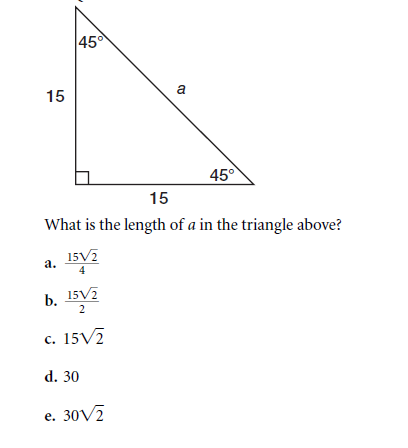
#> input picture IMGTEST/039.png, 408 x 448 px, found by its file name
$ jupyter execute _______workingAlgorithmTest.ipynb
#> lines starting #> are read from the running program, lines starting #| are printed output that depends on the picture; after the words box and inside, x2 and y2 are one past the last pixel; in counts of white or black regions, pixels touching at a corner belong together
[cell 1]
import cv2
import numpy as np
import matplotlib.pyplot as plt

def preprocess_image(image_path):
    image = cv2.imread(image_path, cv2.IMREAD_GRAYSCALE)
#> image: shape (448, 408); min 0, max 255, mean 251.5
    if image is None:
        raise FileNotFoundError(f"Image not found at {image_path}")

    plt.figure(figsize=(5, 5))
    plt.imshow(image, cmap='gray')
    plt.title("Step 1: Original Grayscale")
    plt.axis("off")
    plt.show()
    cv2.imwrite("step1_grayscale.png", image)

    binary = cv2.adaptiveThreshold(image, 255, cv2.ADAPTIVE_THRESH_GAUSSIAN_C,
                                   cv2.THRESH_BINARY_INV, 9, 3)
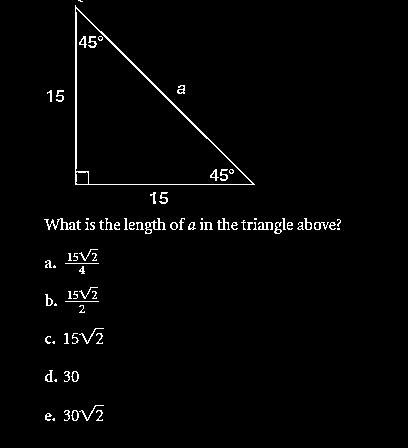
#> binary: shape (448, 408); 1.9% white in thin lines or dots, all inside (x1, y1, x2, y2) = (44, 0, 341, 421)
    plt.figure(figsize=(5, 5))
    plt.imshow(binary, cmap='gray')
    plt.title("Step 2: Binary (Adaptive Threshold)")
    plt.axis("off")
    plt.show()
    cv2.imwrite("step2_binary.png", binary)

    return binary

def find_contours_manual(binary):
    height, width = binary.shape
#> height = 448; width = 408
    visited = np.zeros((height, width), dtype=bool)
    contours = []

    def edge_follow(x, y):
        contour = []
        stack = [(x, y)]
        while stack:
            cx, cy = stack.pop()
            if (0 <= cx < height and 0 <= cy < width and
                not visited[cx, cy] and binary[cx, cy] == 255):
                visited[cx, cy] = True
                contour.append((cx, cy))
                # Check all 8 neighbors for a more complete contour
                for dx in [-1, 0, 1]:
                    for dy in [-1, 0, 1]:
                        if dx == 0 and dy == 0:
                            continue
                        nx, ny = cx + dx, cy + dy
                        if (0 <= nx < height and 0 <= ny < width and
                            not visited[nx, ny] and binary[nx, ny] == 255):
                            stack.append((nx, ny))
        return contour

    for i in range(height):
        for j in range(width):
            if binary[i, j] == 255 and not visited[i, j]:
                contour = edge_follow(i, j)
                if len(contour) > 200:  # Minimum size to filter noise
                    contours.append(contour)

    # Sort contours by area (number of points)
    contours.sort(key=len, reverse=True)
    return contours[:4]  # Return top 2 largest contours

def detect_largest_contour(image_path):
    binary = preprocess_image(image_path)

    contours = find_contours_manual(binary)
#> contours = 1 item
    if not contours:
        print("No contours found.")
        return

    if len(contours) < 1:
        print("No valid contours found.")
        return

    # Step 3: Visualize detected contours on binary image with color
    # Convert grayscale to RGB for color display
    contour_image = cv2.cvtColor(binary, cv2.COLOR_GRAY2RGB)
    colors = [(255, 0, 0), (0, 255, 0), (0, 0, 255), (255, 255, 0)]  # Red, Green, Blue, Yellow
    for idx, contour in enumerate(contours):
        if idx < len(colors):
            coords = np.array(contour, dtype=np.int32)
            cv2.polylines(contour_image, [coords], isClosed=True, color=colors[idx], thickness=2)
#> this loop made 1 pass
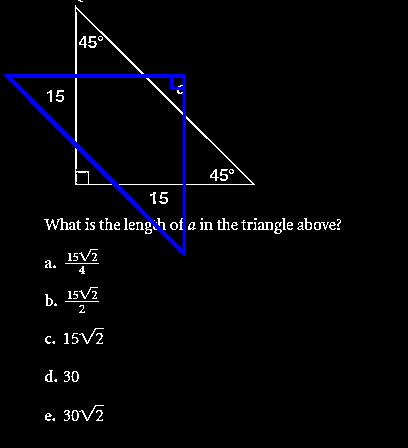
#> contour_image: shape (448, 408, 3); mean B, G, R 8.2, 4.7, 4.7
    plt.figure(figsize=(5, 5))
    plt.imshow(contour_image)
    plt.title("Step 3: Detected Contours (Red, Green, Blue, Yellow)")
    plt.axis("off")
    plt.show()
    cv2.imwrite("step3_detected_contours.png", contour_image)

    # Step 4: Create and fill contours on a new canvas
    outline_image = np.ones_like(binary) * 255  # White background
    if contours[0]:
        coords = np.array(contours[0], dtype=np.int32)
#> coords = 1021 pairs, first value 5 to 184, second value 75 to 254
        outline_image[coords[:, 0], coords[:, 1]] = 0  # Fill with black
    if len(contours) > 1 and contours[1]:
        coords = np.array(contours[1], dtype=np.int32)
        outline_image[coords[:, 0], coords[:, 1]] = 128  # Fill with gray
    plt.figure(figsize=(5, 5))
    plt.imshow(outline_image, cmap='gray')
    plt.title("Step 4: Filled Contours")
    plt.axis("off")
    plt.show()
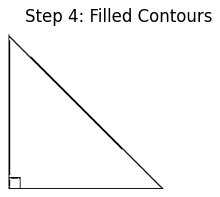
#> figure drawn by matplotlib, 1 panel
    cv2.imwrite("step4_filled_contours.png", outline_image)
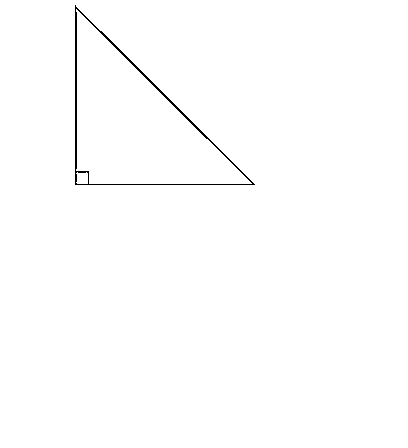
#> saved as step4_filled_contours.png: shape (448, 408); 99.4% white; black in thin lines or dots, all inside (x1, y1, x2, y2) = (75, 5, 255, 185)

    # Step 5: Noise Reduction using Gaussian Blur
    noise_reduced = cv2.GaussianBlur(outline_image, (5, 5), 0)
    plt.figure(figsize=(5, 5))
    plt.imshow(noise_reduced, cmap='gray')
    plt.title("Step 5: Noise Reduction")
    plt.axis("off")
    plt.show()
    cv2.imwrite("step5_noise_reduced.png", noise_reduced)

    # Step 6: Sharpen the image
    kernel = np.array([[-1, -1, -1],
                      [-1, 9, -1],
                      [-1, -1, -1]])
    sharpened = cv2.filter2D(noise_reduced, -1, kernel)
    plt.figure(figsize=(5, 5))
    plt.imshow(sharpened, cmap='gray')
    plt.title("Step 6: Sharpened Image")
    plt.axis("off")
    plt.show()
    cv2.imwrite("step6_sharpened.png", sharpened)

    plt.figure(figsize=(6, 6))
    plt.imshow(sharpened, cmap='gray')
    plt.title("Largest Contours with Inner Details (Black: Circle, Gray: Triangle)")
    plt.axis("off")
    plt.show()
    cv2.imwrite("largest_contours_with_inner_details.png", sharpened)

    print(f"Largest contour size: {len(contours[0])}, Second largest: {len(contours[1]) if len(contours) > 1 else 'None'}")
#| Largest contour size: 1021, Second largest: None

#image_path = r"C:\Users\ashut\Documents\GitHub\ProjectMajor\IMGTEST\013.png"
image_path = r"C:\Users\ashut\Documents\GitHub\ProjectMajor\IMGTEST\039.png"

detect_largest_contour(image_path)

$ run again, with IMGTEST/013.png copied over IMGTEST/039.png
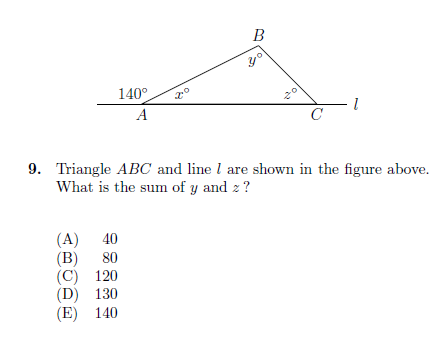
#> input picture IMGTEST/013.png, 433 x 343 px, found by its file name
#> binary: shape (343, 433); 2.7% white in thin lines or dots, all inside (x1, y1, x2, y2) = (29, 29, 429, 322)
#> contours = 1 item
#> the loop in detect_largest_contour, `for idx, contour in enumerate(contours):` made 1 pass
#> after the loop in detect_largest_contour, `for idx, contour in enumerate(contours):`:
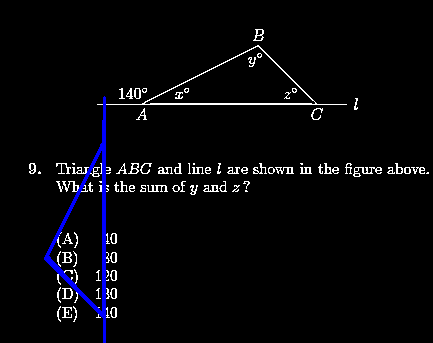
#> contour_image: shape (343, 433, 3); mean B, G, R 9.5, 6.4, 6.4
#> coords = 701 pairs, first value 45 to 104, second value 97 to 346
#> in detect_largest_contour, `cv2.imwrite("step4_filled_contours.png", outline_image)`:
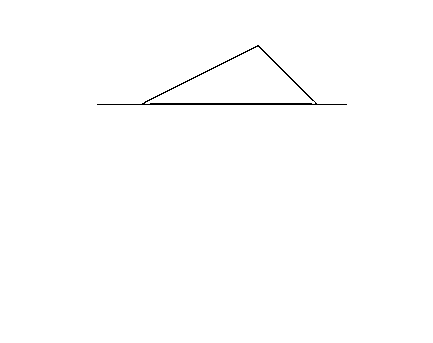
#> saved as step4_filled_contours.png: shape (343, 433); 99.5% white; black in thin lines or dots, all inside (x1, y1, x2, y2) = (97, 45, 347, 105)
#| Largest contour size: 701, Second largest: None

$ run again, with IMGTEST/000.png copied over IMGTEST/039.png
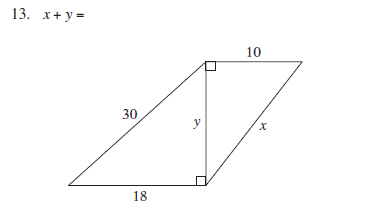
#> input picture IMGTEST/000.png, 388 x 222 px, found by its file name
#> binary: shape (222, 388); 1.6% white in thin lines or dots, all inside (x1, y1, x2, y2) = (13, 8, 303, 201)
#> contours = 1 item
#> the loop in detect_largest_contour, `for idx, contour in enumerate(contours):` made 1 pass
#> after the loop in detect_largest_contour, `for idx, contour in enumerate(contours):`:
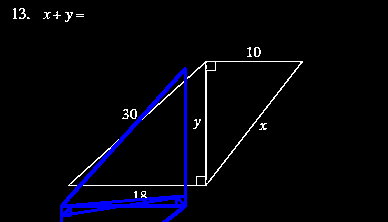
#> contour_image: shape (222, 388, 3); mean B, G, R 11.1, 3.9, 3.9
#> coords = 1011 pairs, first value 61 to 185, second value 68 to 302
#> in detect_largest_contour, `noise_reduced = cv2.GaussianBlur(outline_image, (5, 5), 0)`:
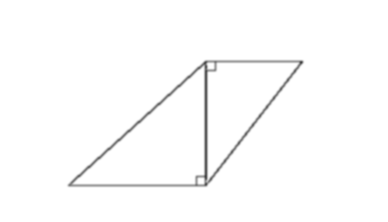
#> noise_reduced: shape (222, 388); min 66, max 255, mean 252
#| Largest contour size: 1011, Second largest: None
